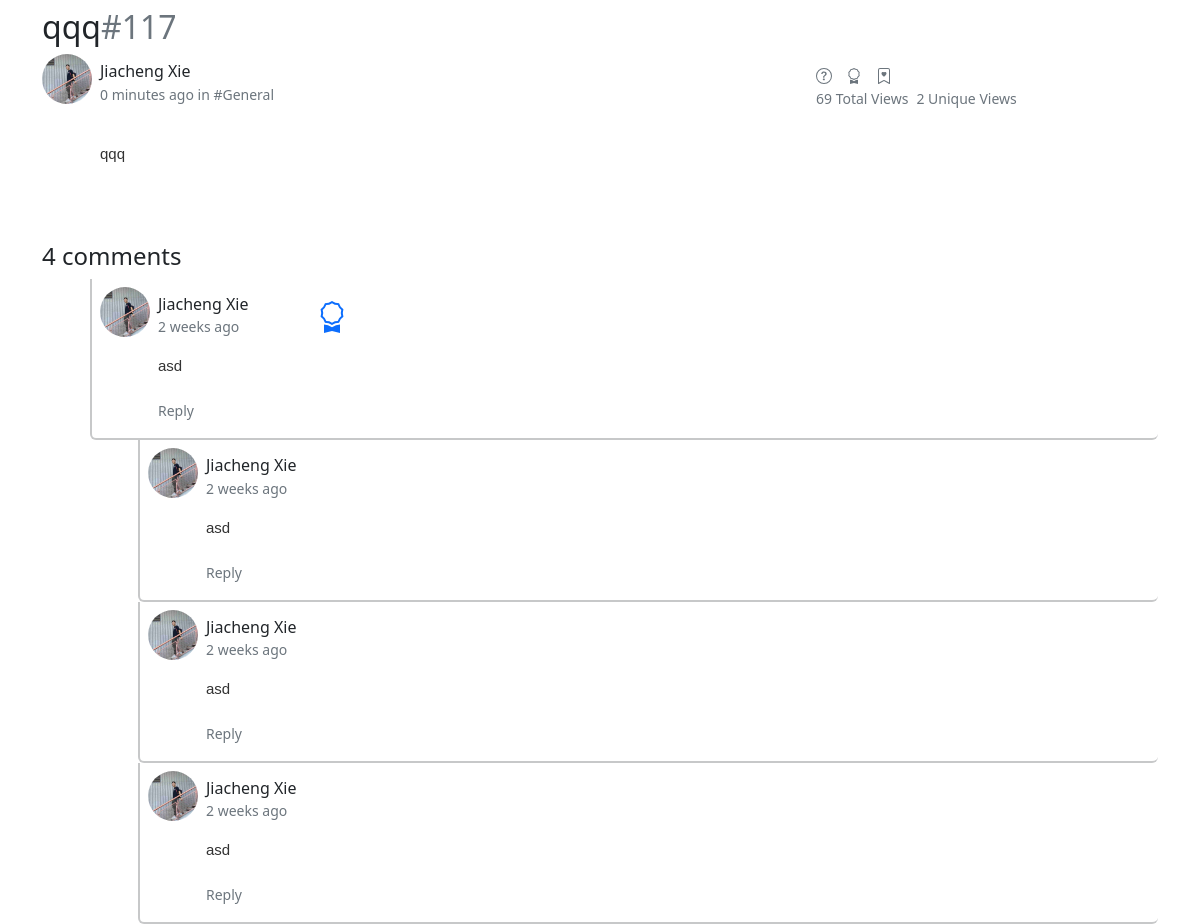
Page /article_archived/117 on the committed database.
### theBlog/models.py (models this page shows, shortened)
class Post(models.Model):
    course=models.ForeignKey(Course,on_delete=models.CASCADE, related_name="posts",null=True)
    title = models.CharField(max_length=255)
    author = models.ForeignKey(User, on_delete=models.CASCADE)
    body = MDTextField(blank=True, null=True) # for markdown content
    post_date = models.DateTimeField(auto_now_add=True)
    edit_date = models.DateTimeField(auto_now=True)
    category = models.CharField(max_length=255, default = 'General')
    likes = models.ManyToManyField(User, related_name = 'blog_post')
    total_views = models.PositiveIntegerField(default=0)
    unique_views = models.ManyToManyField(User, related_name = 'unique_views')
    read = models.ManyToManyField(User, related_name = 'read', default=False)
    is_pin = models.BooleanField(default=False)
    solved_by_user = models.ForeignKey(User, on_delete=models.CASCADE, related_name="post_solved_by_user",null=True, blank=True )
    solved_by_comment = models.PositiveIntegerField(default=0)
    endorsed = models.BooleanField(default=False)
    has_endorsed_comment = models.BooleanField(default=False)
    has_comment = models.BooleanField(default=False)
    archived = models.BooleanField(default=False)
    has_archived_comment = models.BooleanField(default=False)
    is_private = models.BooleanField(default=False)
    private_viwers = models.ManyToManyField(User, related_name = 'private_viwers')
    def total_likes(self):
        return self.likes.count()
    def unique_views_count(self):
        return self.unique_views.count()
    def get_comments(self):
        return self.comments.filter(parent=None).filter(active=True)

class Profile(models.Model):
    user = models.OneToOneField(User, null=True, on_delete=models.CASCADE)
    bio = models.TextField()
    profile_img = models.ImageField(blank=True, null=True, upload_to="images/profile_img")
    link1 = models.CharField(max_length=255, blank=True, null=True)
    link2 = models.CharField(max_length=255, blank=True, null=True)
    link3 = models.CharField(max_length=255, blank=True, null=True)
    link4 = models.CharField(max_length=255, blank=True, null=True)
    link5 = models.CharField(max_length=255, blank=True, null=True)
    link6 = models.CharField(max_length=255, blank=True, null=True)
    link1_name = models.CharField(max_length=20, blank=True, null=True)
    link2_name = models.CharField(max_length=20, blank=True, null=True)
    link3_name = models.CharField(max_length=20, blank=True, null=True)
    link4_name = models.CharField(max_length=20, blank=True, null=True)
    link5_name = models.CharField(max_length=20, blank=True, null=True)
    link6_name = models.CharField(max_length=20, blank=True, null=True)

class Comment(models.Model):
    post=models.ForeignKey(Post,on_delete=models.CASCADE, related_name="comments")
    author = models.ForeignKey(User, on_delete=models.CASCADE, related_name="comment_author",null=True, blank=True )
    parent=models.ForeignKey("self", null=True, blank=True, on_delete=models.CASCADE)
    body = MDTextField(blank=False, null=True, config_name='custom') # for markdown content
    created = models.DateTimeField(auto_now_add=True)
    updated = models.DateTimeField(auto_now=True)
    active = models.BooleanField(default=True)
    endorsed = models.BooleanField(default=False)
    archived = models.BooleanField(default=False)
    class Meta:
        ordering = ('created',)
    def get_comments(self):
        return Comment.objects.filter(parent=self).filter(active=True)

### theBlog/views.py (the view, shortened to what this page needs)
# urls.py: path('article_archived/<str:pk>', ArticleDetailView, name="article_detail_archived"),
def ArticleDetailView(request, pk):
    post=get_object_or_404(Post,id=pk)
    if not post.read.filter(id=request.user.id).exists():
        if not request.user.id is None:
            post.read.add(request.user)
    post.total_views += 1
    post.save(update_fields=['total_views'])
    if not post.unique_views.filter(id=request.user.id).exists():
        if not request.user.id is None:
            post.unique_views.add(request.user)
    unique_views_count = post.unique_views_count()
    total_likes = post.total_likes()
    liked = False
    if post.likes.filter(id=request.user.id).exists():
        liked = True
    new_comment = None
    comment_form = CommentForm()
    comments = post.comments.filter(active=True)
    if len(comments) > 0:
        post.has_comment = True
    else:
        post.has_comment = False
    post.save()
    accessible = (not post.is_private) or (post.is_private and request.user in post.private_viwers.all()) or (post.is_private and request.user.id == post.author.id)
    return render(request, 'article_detail.html',{'post':post,'comments': comments,'comment_form':comment_form, 'total_likes':total_likes, 'liked':liked, 'unique_views_count':unique_views_count,'accessible':accessible})

### theBlog/templates/article_detail.html (shortened to what this page needs)
{% extends 'iframe_base.html' %}
{% load static %}
{% block javascript %}
<link rel="stylesheet" href="{% static 'mdeditor/css/editormd.preview.css' %}" />
{% endblock %}
{% block frame_content %}
{% if accessible %}
<div class="container-lg pt-2">
<h2>
    {{ post.title }}<a class="text-muted clickable-text" onclick="copy_text(this)" id="{{post.id}}">#{{ post.id }}</a>
</h2>
<div class="d-flex align-items-center">
    <div class="flex-shrink-0 align-self-start">
        <div class="circle-img img-circle">
            {% if post.author.profile.profile_img %}
            <img src="{{ post.author.profile.profile_img.url }}" class="img-fluid rounded-circle" alt="profile_img">
            {% else %}
            <img src="{% static 'theBlog/images/avatar.jpg' %}" class="img-fluid rounded-circle" alt="profile_img">
            {% endif %}
        </div>
    </div>
    <div class="p-2 flex-grow-1 flex-column">
        <div class="row row-cols-2 justify-content-between">
        <div class="col-5">
        <h6 class="card-title">{{ post.author.first_name }} {{ post.author.last_name }}</h6>
        <small class="text-muted" title='Post: {{ post.post_date|date:"Y/m/d g:i a" }} - Edit: {{ post.edit_date|date:"Y/m/d g:i a" }}'>
            {{ post.edit_date|timesince }} ago in
            <a>#{{ post.category }}</a>
        </small>
        </div>
        <div class="col-4">
            <div class="row justify-content-start">
                    {% if post.solved_by_comment == 0 %}
                    <div class="col-1" title="Unresolved" id="post-resolve-icon">
                    </div>
                    {% endif %}
                    <div class="col-1" id="post-endorse-icon">
                    {% if post.endorsed %}
                        <div title="Endorsed">
                        </div>
                    {% endif %}
                    </div>
                    <div class="col-1" id="post-archived-icon">
                    {% if post.archived %}
                        <div title="archived">
                        </div>
                    {% endif %}
                    </div>
            </div>
            <div class="d-flex flex-row mb-3">
                <div class="p-0 pe-2"><small class="text-muted">{{ post.total_views }} Total Views</small></div>
                <div class="p-0"><small class="text-muted">{{ post.unique_views_count }} Unique Views</small></div>
              </div>
        </div>
        </div>
        <div class="col-12">
            <div id="markdown-body" class="ps-0 pt-3">
            </div>
        </div>
    </div>
</div>
    {% with comments.count as total_comments %}
        <h4 class="mt-5">
            {{ total_comments }} comment{{ total_comments|pluralize }}
        </h4>
    {% endwith %}
    {% if post.comments.all %}
        {% for comment in post.get_comments %}
            {% include 'comment.html' with comment=comment %}
        {% endfor %}
    {% endif %}
</div>
{% else %}
Access Denied
{% endif %}
{% endblock %}

### theBlog/templates/iframe_base.html (shortened to what this page needs)
{% load static %}
<!doctype html>
<html lang="en">
<head>
    <link href="https://cdn.jsdelivr.net/npm/bootstrap@5.2.2/dist/css/bootstrap.min.css" rel="stylesheet"
>
    {% block javascript %}
    {% endblock %}
</head>
<body>
    {% block frame_content %}
    {% endblock %}
</body>
</html>

### theBlog/templates/comment.html (shortened to what this page needs)
{% load static %}
<div class="ps-5" id="{{comment.id}}">
    <div class="border-start border-bottom rounded-bottom border-2 p-2 border-dark border-opacity-25">
        <div class="d-flex align-items-center">
            <div class="flex-shrink-0 align-self-start">
                <div class="circle-img img-circle">
                    {% if comment.author.profile.profile_img %}
                    <img src="{{ comment.author.profile.profile_img.url }}" class="img-fluid rounded-circle" alt="profile_img">
                    {% else %}
                    <img src="{% static 'theBlog/images/avatar.jpg' %}" class="img-fluid rounded-circle" alt="profile_img">
                    {% endif %}
                </div>
            </div>
            <div class="p-2 flex-grow-1 flex-column">
                <div class="d-flex flex-row justify-content-start">
                    <div class="p-0 pe-5">
                        <h6 class="card-title">{{comment.author.first_name}} {{comment.author.last_name}}</h6>
                        <small class="text-muted" title='Create: {{ comment.created|date:"Y/m/d g:i a" }} - Edit: {{ comment.updated|date:"Y/m/d g:i a" }}'>
                            {{ comment.created.date|timesince }} ago
                        </small>
                    </div>
                    <div class="p-0 ps-2 pe-1">
                    </div>
                    <div class="p-0 ps-2 pe-1">
                        <span class="endorse-icon" id="endorse-icon-{{comment.id}}" title="endorsed" style="position:relative; top:6px;">
                        </span>
                    </div>
                    <div class="p-0 ps-2 pe-1">
                    </div>
            </div>
        <div class="col-12">
            <div id="comment_content_{{comment.id}}">
                <div id="comment-body_{{comment.id}}" class="comment-body ps-0 pt-3">
                </div>
            </div>
            <div class="d-flex flex-row">
                <div class="p-0" title="reply">
                    <a onclick="HandleReply({{comment.id}}, {{post.id}})">
                        <small class="clickable-text text-muted">Reply</small>
                    </a>
                </div>
            </div>
        </div>
            </div>
        </div>
    </div>
    {% for comment in comment.get_comments %}
        {% include 'comment.html' with comment=comment %}
    {% endfor %}
</div>

### static/mdeditor/css/editormd.preview.css (style rules this page uses)
.markdown-body { -ms-text-size-adjust: 100%; -webkit-text-size-adjust: 100%; color: #333; overflow: hidden; font-family: "Microsoft YaHei", Helvetica, "Meiryo UI", "Malgun Gothic", "Segoe UI", "Trebuchet MS", "Monaco", monospace, Tahoma, STXihei, "华文细黑", STHeiti, "Helvetica Neue", "Droid Sans", "wenquanyi micro hei", FreeSans, Arimo, Arial, SimSun, "宋体", Heiti, "黑体", sans-serif; font-size: 16px; line-height: 1.6; word-wrap: break-word; }
.editormd-preview-container, .editormd-html-preview { text-align: left; font-size: 15px; line-height: 1.6; padding: 20px; overflow: auto; width: 100%; background-color: #fff; }

### theBlog/templates/article_detail.html (style rules this page uses)
a { TEXT-DECORATION:none }
.clickable-text { cursor: pointer; }
.circle-img { width: 50px; height: 50px; overflow: hidden; }
.circle-img img { height: 100%; transform: translateX(-50%); margin-left: 50%; }

### rows in the picture
Post: title "qqq", id "117", author.profile.profile_img (picture), author.first_name "Jiacheng", author.last_name "Xie", edit_date "0 minutes", category "General", total_views "69", unique_views_count "2"
Comment: author.profile.profile_img (picture), author.first_name "Jiacheng", author.last_name "Xie", created "2 weeks", endorsed True (drawn)
Comment: author.profile.profile_img (picture), author.first_name "Jiacheng", author.last_name "Xie", created "2 weeks"
Comment: author.profile.profile_img (picture), author.first_name "Jiacheng", author.last_name "Xie", created "2 weeks"
Comment: author.profile.profile_img (picture), author.first_name "Jiacheng", author.last_name "Xie", created "2 weeks"

### other values in the picture
{{ total_comments }} "4"
